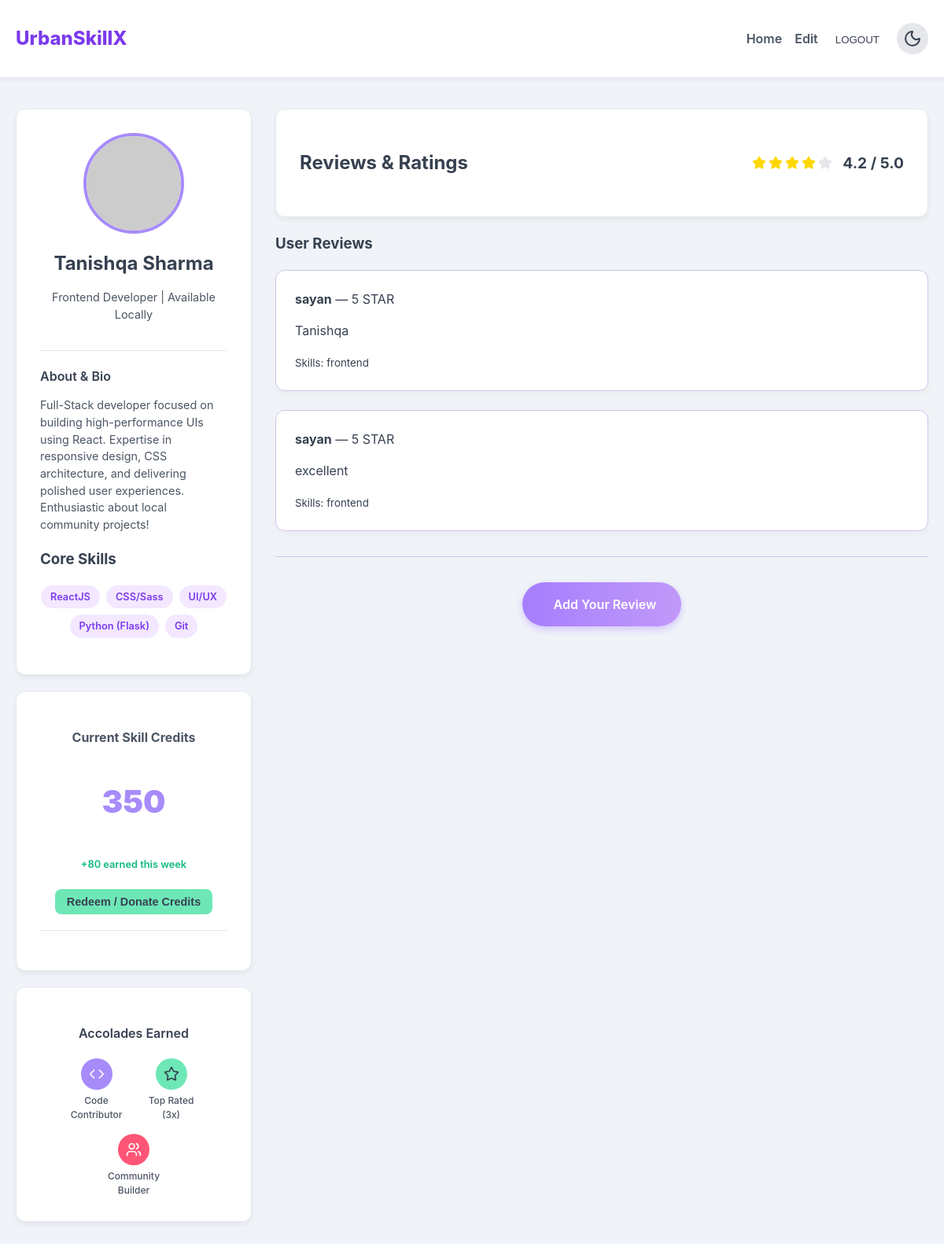
/profile/, run on the app's committed database.
### micros/models.py (models this page shows)
class Reputation(models.Model):
    user = models.ForeignKey(User, on_delete=models.CASCADE, related_name='reputation')
    class starChoices(models.IntegerChoices):
        ONE = 1, "1 STAR"
        TWO = 2, "2 STAR"
        THREE = 3, "3 STAR"
        FOUR = 4, "4 STAR"
        FIVE = 5, "5 STAR"
    rating = models.PositiveSmallIntegerField(choices=starChoices)
    testimonial = models.TextField(blank=True, null=True)
    skills = models.CharField(max_length=100, blank=True, null=True)

### UrbanSkillX/views.py (the view)
# urls.py: path('profile/', views.profile, name='profile'),
def profile(request):
    reputations = Reputation.objects.all()
    return render(request, 'UrbanSkillX/profile.html', {'reputations': reputations})

### templates/UrbanSkillX/profile.html (shortened to what this page needs)
<!DOCTYPE html>
<html lang="en" class="transition-colors duration-300">
<head>
</head>
<body>
    <header>
        <div>
            <h1><a href="{% url "homepage" %}">UrbanSkillX</a></h1>
            <nav>
                <a href="{% url "homepage" %}">Home</a>
                <a href="{% url "makeportfolio" %}">Edit</a>
                <form action="{% url 'logout' %}" method="post" style="display:inline;">
                <button type="submit" style="background:none; border:none; color:inherit; cursor:pointer;">
                    LOGOUT
                </button>
                </form>
                <button id="theme-toggle" title="Toggle dark mode">
                    <i></i>
                </button>
            </nav>
        </div>
    </header>
    <div class="container">
        <aside class="sidebar">
            <div class="card">
                <div class="profile-header">
                    <img src="https://placehold.co/120x120/A78BFA/ffffff?text=TS" alt="Profile Picture" class="profile-img">
                    <h2 class="profile-name">Tanishqa Sharma</h2>
                    <p class="profile-location">Frontend Developer | Available Locally</p>
                </div>
                <div class="bio-section" style="margin-bottom: 20px;">
                    <h3>About & Bio</h3>
                    <p class="bio-text">
                        Full-Stack developer focused on building high-performance UIs using React. Expertise in responsive design, CSS architecture, and delivering polished user experiences. Enthusiastic about local community projects!
                    </p>
                </div>
                <div class="skills-section">
                    <h3>Core Skills</h3>
                    <ul class="skills-list">
                        <li class="skill-tag">ReactJS</li>
                        <li class="skill-tag">CSS/Sass</li>
                        <li class="skill-tag">UI/UX</li>
                        <li class="skill-tag">Python (Flask)</li>
                        <li class="skill-tag">Git</li>
                    </ul>
                </div>
            </div>
            <div class="card">
                <div class="credits-section">
                    <h3 class="credits-title">Current Skill Credits</h3>
                    <p class="credits-count">350</p>
                    <p style="font-size: 0.8rem; color: #10B981; font-weight: 600;">+80 earned this week</p>
                    <button class="btn-redeem" onclick="handleRedeemClick()">
                        Redeem / Donate Credits
                    </button>
                </div>
            </div>
            <div class="card badges-section">
                <h3>Accolades Earned</h3>
                <div class="badges-list">
                    <div class="badge-item">
                        <div class="badge-icon"><i data-lucide="code" style="width: 20px;"></i></div>
                        Code Contributor
                    </div>
                    <div class="badge-item">
                        <div class="badge-icon mint"><i data-lucide="star" style="width: 20px;"></i></div>
                        Top Rated (3x)
                    </div>
                    <div class="badge-item">
                        <div class="badge-icon pink"><i data-lucide="users" style="width: 20px;"></i></div>
                        Community Builder
                    </div>
                </div>
            </div>
        </aside>
        <section class="main-content">
            <div class="card review-header">
                <h2>Reviews & Ratings</h2>
                <div class="avg-rating">
                     <div class="stars-container">
                        <i data-lucide="star" class="star-icon"></i>
                        <i data-lucide="star" class="star-icon"></i>
                        <i data-lucide="star" class="star-icon"></i>
                        <i data-lucide="star" class="star-icon"></i>
                        <i data-lucide="star" class="star-icon empty"></i>
                     </div>
                    <span>4.2 / 5.0</span>
                </div>
            </div>
            <div style="margin-top: 20px;">
                <div class="reviews-list">
                <h3>User Reviews</h3>
                {% for review in reputations %}
                    <div class="review-card">
                        <strong>{{ review.user.username }}</strong> —
                        <span>{{ review.get_rating_display }}</span>
                        <p>{{ review.testimonial }}</p>
                        <small>Skills: {{ review.skills }}</small>
                    </div>
                {% endfor %}
            </div>
            </div>
            <div class="add-review-container">
            <a href="{% url 'micros:reputation_url' %}" class="btn-add-review">
                 Add Your Review
            </a>
            </div>
        </section>
    </div>
</body>
</html>

### data on the page
Reputation: user.username "sayan", rating "5 STAR", testimonial "Tanishqa", skills "frontend"
Reputation: user.username "sayan", rating "5 STAR", testimonial "excellent", skills "frontend"
